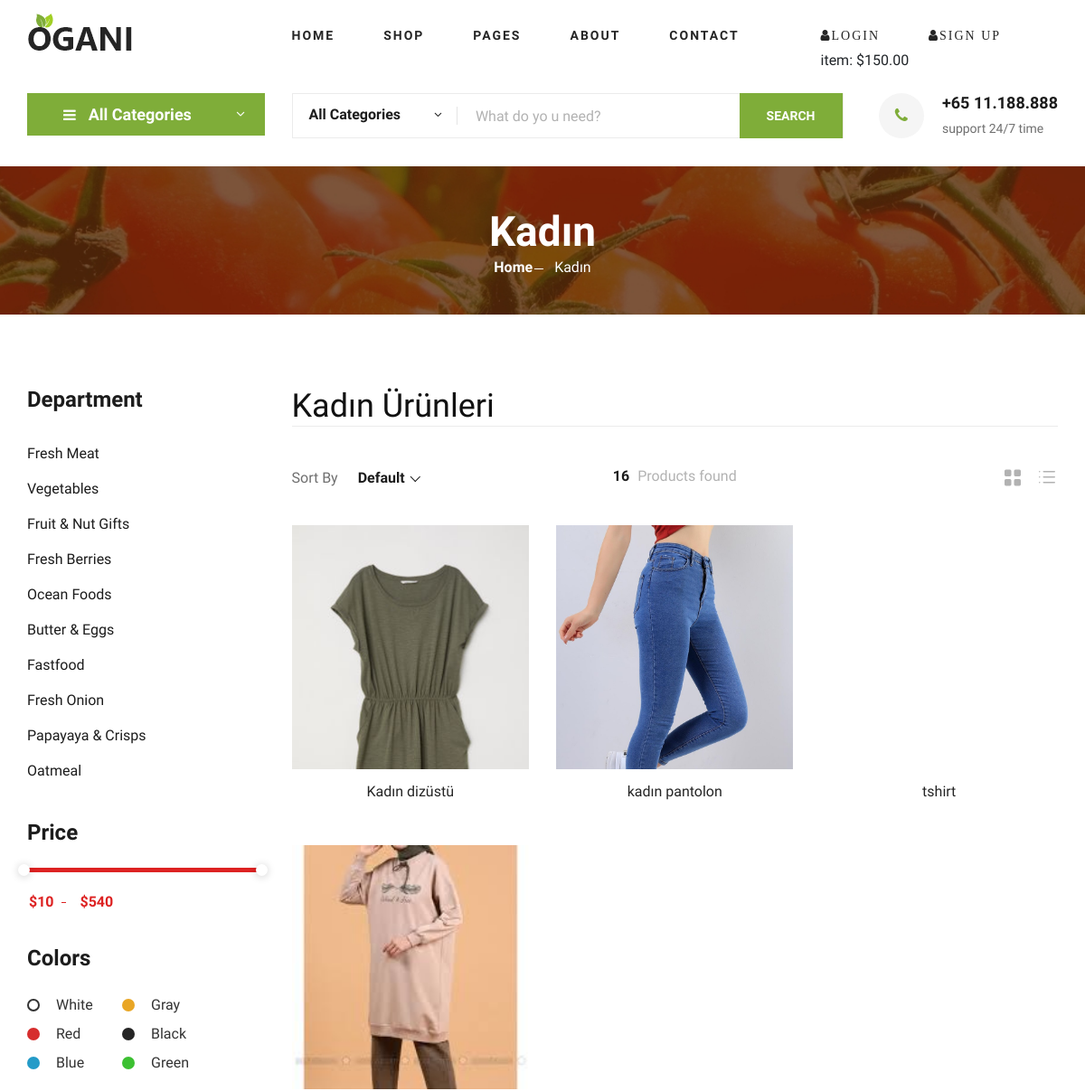
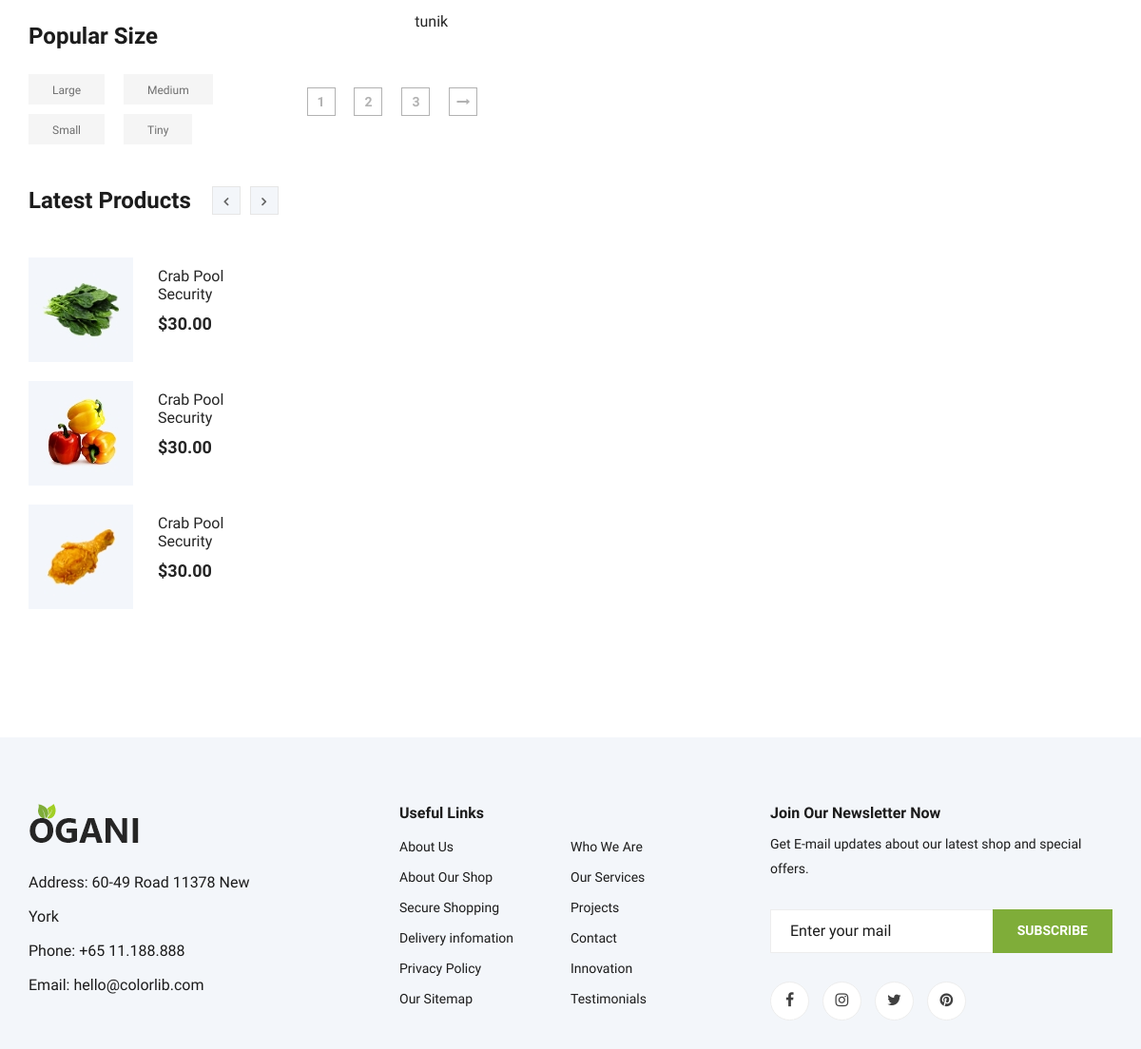
Page /category/1/kadin/ on the committed database (2 pictures, top to bottom).
### Produce/models.py (models this page shows, shortened)
class Category(MPTTModel):
    STATUS = (
        ('True', 'Evet'),
        ('False', 'Hayır'),
    )
    title = models.CharField(max_length=30)
    keywords = models.CharField(max_length=255)
    description = models.CharField(max_length=255)
    image = models.ImageField(blank=True, upload_to='images/')
    status = models.CharField(max_length=10, choices=STATUS)
    slug = models.SlugField(null=False, unique=True) #metin olarak çağırır
    parent =TreeForeignKey('self', blank=True, null=True, related_name='children',on_delete=models.CASCADE)  # cascade silinirken tüm alt kategorileride silmeye yarar
    create_at = models.DateTimeField(auto_now_add=True)
    update_at = models.DateTimeField(auto_now=True)
    class MPTTMeta:
        order_insertion_by=['title']
    def image_tag(self):
        return  mark_safe('<img src ="{}" height="50"/>'.format(self.image.url))
    image_tag.short_description='Image'

class Produce(models.Model):
        STATUS = (
            ('True', 'Evet'),
            ('False', 'Hayır'),
        )
        category = models.ForeignKey(Category, on_delete=models.CASCADE)  # category tablosu ile ilişki
        title = models.CharField(blank=True, max_length=100)
        keywords = models.CharField(blank=True, max_length=255)
        description = models.CharField(blank=True, max_length=255)
        image = models.ImageField(blank=True, upload_to='images/')
        cost=models.FloatField()
        Quantity=models.IntegerField()
        slug=models.SlugField(null=False, unique=True)
        detail = RichTextUploadingField()
        status = models.CharField(max_length=10, choices=STATUS)
        created_at = models.DateTimeField(auto_now_add=True)
        updated_at = models.DateTimeField(auto_now=True)
        def image_tag(self):
            return  mark_safe('<img src ="{}" height="50"/>'.format(self.image.url))
        image_tag.short_description='Image'

### home/views.py (the view)
# urls.py: path('category/<int:id>/<slug:slug>/',views.category_produces,name='category_produces'),
def category_produces(request,id,slug):
    produces=Produce.objects.filter(category_id=id)
    category = Category.objects.all()
    categorydata = Category.objects.get(pk=id)
    context={'produces':produces,'category':category
             ,'categorydata':categorydata}
    return render(request,'produces.html',context)

### home/templates/produces.html (shortened to what this page needs)
{% extends "homebase.html" %}
{% block content %}
    {% load static %}
    <section class="breadcrumb-section set-bg" data-setbg="{% static 'img/breadcrumb.jpg'%}">
        <div class="container">
            <div class="row">
                <div class="col-lg-12 text-center">
                    <div class="breadcrumb__text">
                        <h2>{{ categorydata.title }}</h2>
                        <div class="breadcrumb__option">
                            <a href="./index.html">Home</a>
                            <span>{{ categorydata.title }}</span>
                        </div>
                    </div>
                </div>
            </div>
        </div>
    </section>
<section class="product spad">
        <div class="container">
            <div class="row">
                <div class="col-lg-3 col-md-5">
                    <div class="sidebar">
                        <div class="sidebar__item">
                            <h4>Department</h4>
                            <ul>
                                <li><a href="#">Fresh Meat</a></li>
                                <li><a href="#">Vegetables</a></li>
                                <li><a href="#">Fruit & Nut Gifts</a></li>
                                <li><a href="#">Fresh Berries</a></li>
                                <li><a href="#">Ocean Foods</a></li>
                                <li><a href="#">Butter & Eggs</a></li>
                                <li><a href="#">Fastfood</a></li>
                                <li><a href="#">Fresh Onion</a></li>
                                <li><a href="#">Papayaya & Crisps</a></li>
                                <li><a href="#">Oatmeal</a></li>
                            </ul>
                        </div>
                        <div class="sidebar__item">
                            <h4>Price</h4>
                            <div class="price-range-wrap">
                                <div class="price-range ui-slider ui-corner-all ui-slider-horizontal ui-widget ui-widget-content"
                                    data-min="10" data-max="540">
                                    <span tabindex="0" class="ui-slider-handle ui-corner-all ui-state-default"></span>
                                    <span tabindex="0" class="ui-slider-handle ui-corner-all ui-state-default"></span>
                                </div>
                                <div class="range-slider">
                                    <div class="price-input">
                                        <input type="text" id="minamount">
                                        <input type="text" id="maxamount">
                                    </div>
                                </div>
                            </div>
                        </div>
                        <div class="sidebar__item sidebar__item__color--option">
                            <h4>Colors</h4>
                            <div class="sidebar__item__color sidebar__item__color--white">
                                <label for="white">
                                    White
                                </label>
                            </div>
                            <div class="sidebar__item__color sidebar__item__color--gray">
                                <label for="gray">
                                    Gray
                                </label>
                            </div>
                            <div class="sidebar__item__color sidebar__item__color--red">
                                <label for="red">
                                    Red
                                </label>
                            </div>
                            <div class="sidebar__item__color sidebar__item__color--black">
                                <label for="black">
                                    Black
                                </label>
                            </div>
                            <div class="sidebar__item__color sidebar__item__color--blue">
                                <label for="blue">
                                    Blue
                                </label>
                            </div>
                            <div class="sidebar__item__color sidebar__item__color--green">
                                <label for="green">
                                    Green
                                </label>
                            </div>
                        </div>
                        <div class="sidebar__item">
                            <h4>Popular Size</h4>
                            <div class="sidebar__item__size">
                                <label for="large">
                                    Large
                                </label>
                            </div>
                            <div class="sidebar__item__size">
                                <label for="medium">
                                    Medium
                                </label>
                            </div>
                            <div class="sidebar__item__size">
                                <label for="small">
                                    Small
                                </label>
                            </div>
                            <div class="sidebar__item__size">
                                <label for="tiny">
                                    Tiny
                                </label>
                            </div>
                        </div>
                        <div class="sidebar__item">
                            <div class="latest-product__text">
                                <h4>Latest Products</h4>
                                <div class="latest-product__slider owl-carousel">
                                    <div class="latest-prdouct__slider__item">
                                        <a href="#" class="latest-product__item">
                                            <div class="latest-product__item__pic">
                                                <img src="img/latest-product/lp-1.jpg" alt="">
                                            </div>
                                            <div class="latest-product__item__text">
                                                <h6>Crab Pool Security</h6>
                                                <span>$30.00</span>
                                            </div>
                                        </a>
                                        <a href="#" class="latest-product__item">
                                            <div class="latest-product__item__pic">
                                                <img src="img/latest-product/lp-2.jpg" alt="">
                                            </div>
                                            <div class="latest-product__item__text">
                                                <h6>Crab Pool Security</h6>
                                                <span>$30.00</span>
                                            </div>
                                        </a>
                                        <a href="#" class="latest-product__item">
                                            <div class="latest-product__item__pic">
                                                <img src="img/latest-product/lp-3.jpg" alt="">
                                            </div>
                                            <div class="latest-product__item__text">
                                                <h6>Crab Pool Security</h6>
                                                <span>$30.00</span>
                                            </div>
                                        </a>
                                    </div>
                                </div>
                            </div>
                        </div>
                    </div>
                </div>
            <div class="col-lg-9 col-md-7">
            <h2>{{ categorydata.title }} Ürünleri</h2>
                <div class="filter__item">
                    <div class="row">
                        <div class="col-lg-4 col-md-5">
                            <div class="filter__sort">
                                <span>Sort By</span>
                            </div>
                        </div>
                        <div class="col-lg-4 col-md-4">
                            <div class="filter__found">
                                <h6><span>16</span> Products found</h6>
                            </div>
                        </div>
                        <div class="col-lg-4 col-md-3">
                            <div class="filter__option">
                                <span class="icon_grid-2x2"></span>
                                <span class="icon_ul"></span>
                            </div>
                        </div>
                    </div>
                </div>
                <div class="row">
                    {% for rs in produces %}
                    <div class="col-lg-4 col-md-6 col-sm-6">
                        <div class="product__item">
                            <div class="product__item__pic set-bg" data-setbg="{{ rs.image.url }}">
                            </div>
                            <div class="product__item__text">
                                <h6><a href="/produce/{{ rs.id }}/{{ rs.slug }}">{{ rs.title}}</a></h6>
                            </div>
                        </div>
                    </div>
                     {% endfor %}
                </div>
                <div class="product__pagination">
                    <a href="#">1</a>
                    <a href="#">2</a>
                    <a href="#">3</a>
                    <a href="#"><i class="fa fa-long-arrow-right"></i></a>
                </div>
            </div>
        </div>
        </div>
    </section>
{% endblock %}

### home/static/css/dropdd.css (style rules this page uses)
body { background: #fff; overflow-x:hidden; }

### rows in the picture
Category: title "Kadın"
Produce: shows a picture, title "Kadın dizüstü"
Produce: shows a picture, title "kadın pantolon"
Produce: title "tshirt"
Produce: shows a picture, title "tunik"
